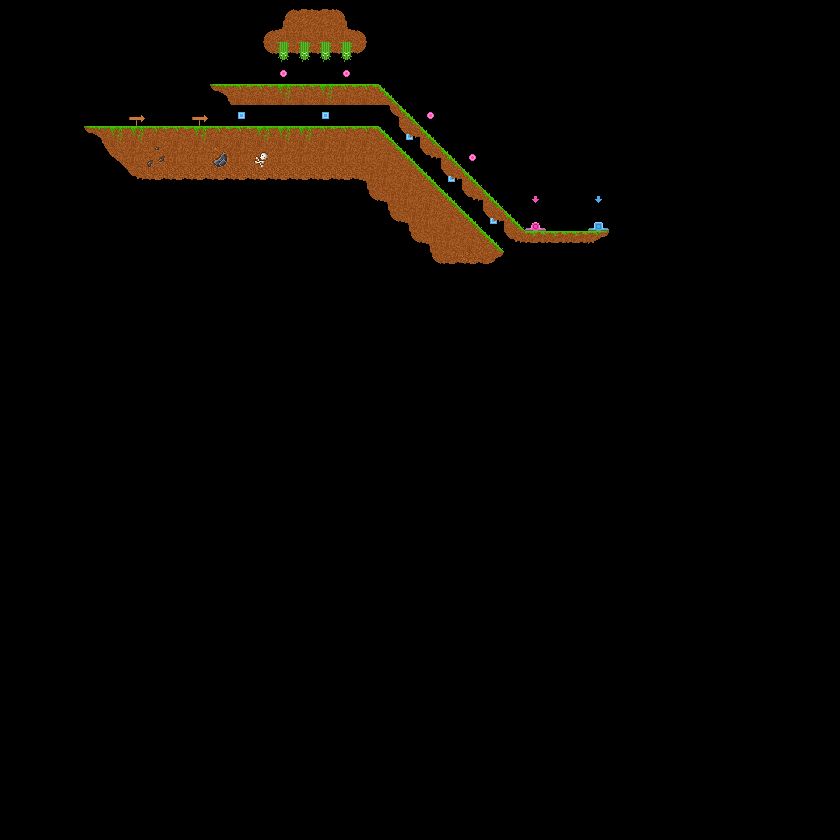

Tiled map render using the project's own tile images. Description and the map definition, with tile-layer contents summarised, below:
An orthogonal 40x40 tile map with 21x21 px tiles, 2 tile layers (Background, Foreground) and 20 objects.

<map version="1.0" orientation="orthogonal" width="40" height="40" tilewidth="21" tileheight="21">
 <properties>
  <property name="player1_pos" value="5,5" />
  <property name="player2_pos" value="8,5" />
  <property name="scale" value="3" />
 </properties>
 <tileset firstgid="1" source="../images/tiles.tsx" />
 <layer name="Background" width="40" height="40">
  <data>[1600 cells, 7 non-empty, 2 distinct tile ids]</data>
 </layer>
 <layer name="Foreground" width="40" height="40">
  <properties>
   <property name="physics" value="true" />
  </properties>
  <data>[1600 cells, 118 non-empty, 32 distinct tile ids]</data>
 </layer>
 <objectgroup name="Physics" width="40" height="40">
  <object x="84" y="128">
   <polygon points="-1,-1 293,-1 294,53 51,52" />
  </object>
  <object x="210" y="84">
   <polygon points="0,0 168,0 169,7 21,16" />
  </object>
  <object x="378" y="126">
   <polygon points="-1,1 123,123 123,133 72,135 -12,54" />
  </object>
  <object x="378" y="84">
   <polygon points="0,0 149,149 146,151 -1,1" />
  </object>
  <object x="525" y="231" width="84" height="5" />
  <object x="267" y="52">
   <polygon points="0,0 -3,-16 23,-40 75,-39 97,-18 97,-1" />
  </object>
 </objectgroup>
 <objectgroup name="Triggers" width="40" height="40">
  <object x="525" y="210" width="21" height="21">
   <properties>
    <property name="player" value="circle" />
    <property name="type" value="Goal" />
   </properties>
  </object>
  <object x="588" y="210" width="21" height="21">
   <properties>
    <property name="player" value="square" />
    <property name="type" value="Goal" />
   </properties>
  </object>
  <object x="277" y="48" width="80" height="11">
   <properties>
    <property name="type" value="Hazard" />
   </properties>
  </object>
  <object x="525" y="196">
   <properties>
    <property name="amplitude" value="2" />
    <property name="on_update" value="bounce_animation" />
    <property name="tile_layer" value="Foreground" />
   </properties>
   <polygon points="0,0 3,-6 13,-6 14,2 6,7" />
  </object>
  <object x="588" y="197">
   <properties>
    <property name="amplitude" value="2" />
    <property name="on_update" value="bounce_animation" />
    <property name="tile_layer" value="Foreground" />
   </properties>
   <polygon points="0,0 3,-6 13,-6 14,2 6,7" />
  </object>
  <object x="277" y="74">
   <properties>
    <property name="amplitude" value="1" />
    <property name="on_enter" value="coin_enter" />
    <property name="on_update" value="bounce_animation" />
    <property name="player" value="circle" />
    <property name="tile_layer" value="Foreground" />
   </properties>
   <polygon points="2,-1 4,-5 10,-4 10,0 5,4" />
  </object>
  <object x="339" y="73">
   <properties>
    <property name="amplitude" value="1" />
    <property name="on_enter" value="coin_enter" />
    <property name="on_update" value="bounce_animation" />
    <property name="player" value="circle" />
    <property name="tile_layer" value="Foreground" />
   </properties>
   <polygon points="2,-1 4,-5 10,-4 10,0 5,4" />
  </object>
  <object x="424" y="115">
   <properties>
    <property name="amplitude" value="1" />
    <property name="on_enter" value="coin_enter" />
    <property name="on_update" value="bounce_animation" />
    <property name="player" value="circle" />
    <property name="tile_layer" value="Foreground" />
   </properties>
   <polygon points="2,-1 4,-5 10,-4 10,0 5,4" />
  </object>
  <object x="465" y="158">
   <properties>
    <property name="amplitude" value="1" />
    <property name="on_enter" value="coin_enter" />
    <property name="on_update" value="bounce_animation" />
    <property name="player" value="circle" />
    <property name="tile_layer" value="Foreground" />
   </properties>
   <polygon points="2,-1 4,-5 10,-4 10,0 5,4" />
  </object>
  <object x="235" y="116">
   <properties>
    <property name="amplitude" value="1" />
    <property name="on_enter" value="coin_enter" />
    <property name="on_update" value="bounce_animation" />
    <property name="player" value="square" />
    <property name="tile_layer" value="Foreground" />
   </properties>
   <polygon points="2,-1 4,-5 10,-4 10,0 5,4" />
  </object>
  <object x="319" y="116">
   <properties>
    <property name="amplitude" value="1" />
    <property name="on_enter" value="coin_enter" />
    <property name="on_update" value="bounce_animation" />
    <property name="player" value="square" />
    <property name="tile_layer" value="Foreground" />
   </properties>
   <polygon points="2,-1 4,-5 10,-4 10,0 5,4" />
  </object>
  <object x="487" y="221">
   <properties>
    <property name="amplitude" value="1" />
    <property name="on_enter" value="coin_enter" />
    <property name="on_update" value="bounce_animation" />
    <property name="player" value="square" />
    <property name="tile_layer" value="Background" />
   </properties>
   <polygon points="2,-1 4,-5 10,-4 10,0 5,4" />
  </object>
  <object x="445" y="178">
   <properties>
    <property name="amplitude" value="1" />
    <property name="on_enter" value="coin_enter" />
    <property name="on_update" value="bounce_animation" />
    <property name="player" value="square" />
    <property name="tile_layer" value="Background" />
   </properties>
   <polygon points="2,-1 4,-5 10,-4 10,0 5,4" />
  </object>
  <object x="404" y="137">
   <properties>
    <property name="amplitude" value="1" />
    <property name="on_enter" value="coin_enter" />
    <property name="on_update" value="bounce_animation" />
    <property name="player" value="square" />
    <property name="tile_layer" value="Background" />
   </properties>
   <polygon points="2,-1 4,-5 10,-4 10,0 5,4" />
  </object>
 </objectgroup>
</map>
